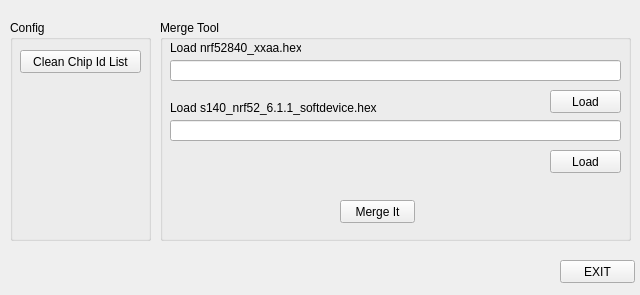
<?xml version="1.0" encoding="UTF-8"?>
<ui version="4.0">
 <class>Form</class>
 <widget class="QWidget" name="Form">
  <property name="geometry">
   <rect>
    <x>0</x>
    <y>0</y>
    <width>640</width>
    <height>295</height>
   </rect>
  </property>
  <property name="windowTitle">
   <string>Form</string>
  </property>
  <widget class="QGroupBox" name="groupBox">
   <property name="geometry">
    <rect>
     <x>10</x>
     <y>20</y>
     <width>141</width>
     <height>221</height>
    </rect>
   </property>
   <property name="title">
    <string>Config</string>
   </property>
   <widget class="QPushButton" name="pushButtonCleanChipList">
    <property name="geometry">
     <rect>
      <x>10</x>
      <y>30</y>
      <width>121</width>
      <height>23</height>
     </rect>
    </property>
    <property name="text">
     <string>Clean Chip Id List</string>
    </property>
   </widget>
  </widget>
  <widget class="QPushButton" name="pushButtonExit">
   <property name="geometry">
    <rect>
     <x>560</x>
     <y>260</y>
     <width>75</width>
     <height>23</height>
    </rect>
   </property>
   <property name="text">
    <string>EXIT</string>
   </property>
  </widget>
  <widget class="QGroupBox" name="groupBox_2">
   <property name="geometry">
    <rect>
     <x>160</x>
     <y>20</y>
     <width>471</width>
     <height>221</height>
    </rect>
   </property>
   <property name="title">
    <string>Merge Tool</string>
   </property>
   <widget class="QPushButton" name="pushButton_LoadHex">
    <property name="geometry">
     <rect>
      <x>390</x>
      <y>70</y>
      <width>71</width>
      <height>23</height>
     </rect>
    </property>
    <property name="text">
     <string>Load</string>
    </property>
   </widget>
   <widget class="QLineEdit" name="lineEdit_LoadHex">
    <property name="geometry">
     <rect>
      <x>10</x>
      <y>40</y>
      <width>451</width>
      <height>21</height>
     </rect>
    </property>
   </widget>
   <widget class="QPushButton" name="pushButton_Merge">
    <property name="geometry">
     <rect>
      <x>180</x>
      <y>180</y>
      <width>75</width>
      <height>23</height>
     </rect>
    </property>
    <property name="text">
     <string>Merge It</string>
    </property>
   </widget>
   <widget class="QLabel" name="label">
    <property name="geometry">
     <rect>
      <x>10</x>
      <y>20</y>
      <width>131</width>
      <height>16</height>
     </rect>
    </property>
    <property name="text">
     <string>Load nrf52840_xxaa.hex</string>
    </property>
   </widget>
   <widget class="QLineEdit" name="lineEdit_LoadSoftDeviceHex">
    <property name="geometry">
     <rect>
      <x>10</x>
      <y>100</y>
      <width>451</width>
      <height>21</height>
     </rect>
    </property>
   </widget>
   <widget class="QLabel" name="label_2">
    <property name="geometry">
     <rect>
      <x>10</x>
      <y>80</y>
      <width>221</width>
      <height>16</height>
     </rect>
    </property>
    <property name="text">
     <string>Load s140_nrf52_6.1.1_softdevice.hex</string>
    </property>
   </widget>
   <widget class="QPushButton" name="pushButton_LoadSoftDeviceHex">
    <property name="geometry">
     <rect>
      <x>390</x>
      <y>130</y>
      <width>71</width>
      <height>23</height>
     </rect>
    </property>
    <property name="text">
     <string>Load</string>
    </property>
   </widget>
  </widget>
 </widget>
 <resources/>
 <connections/>
</ui>
